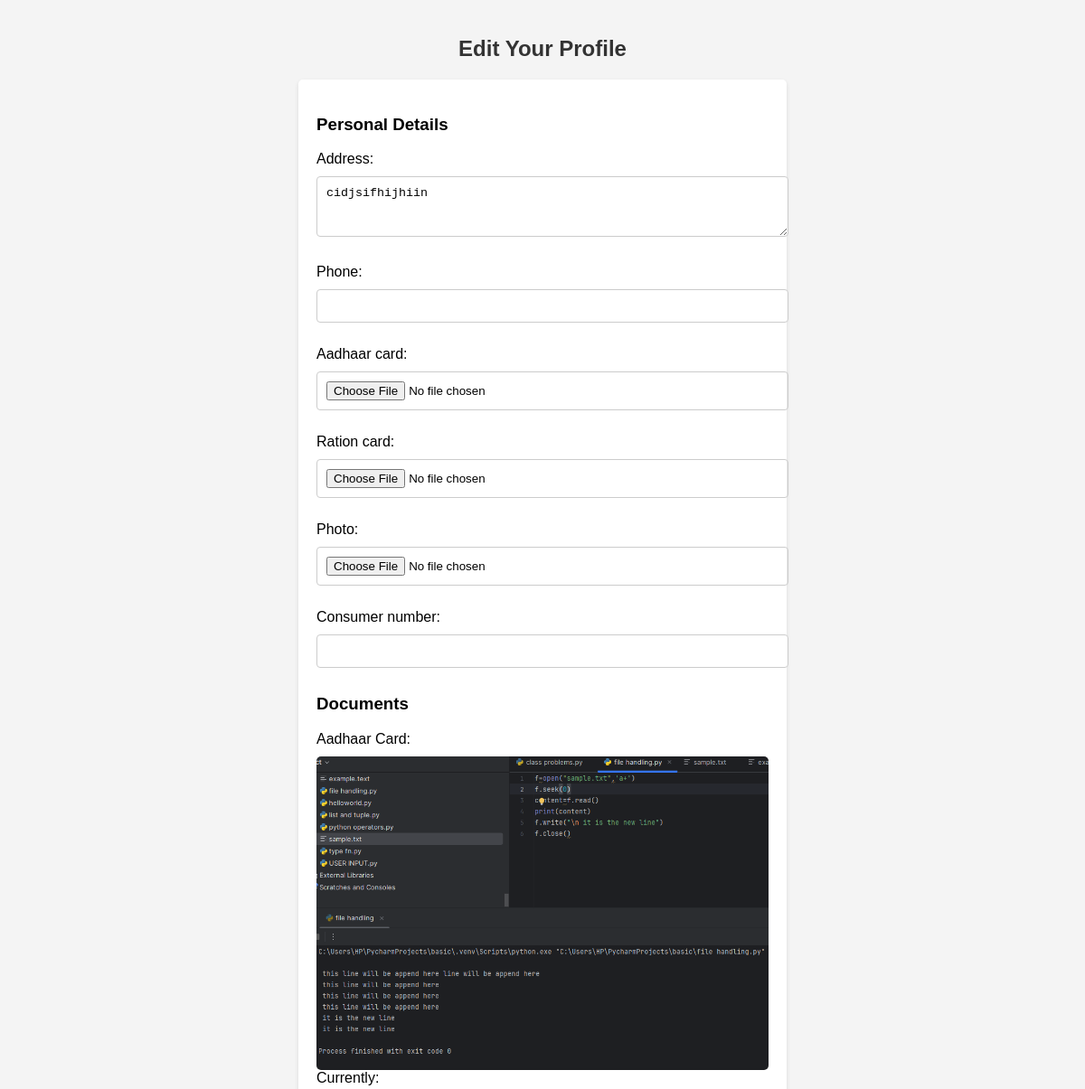
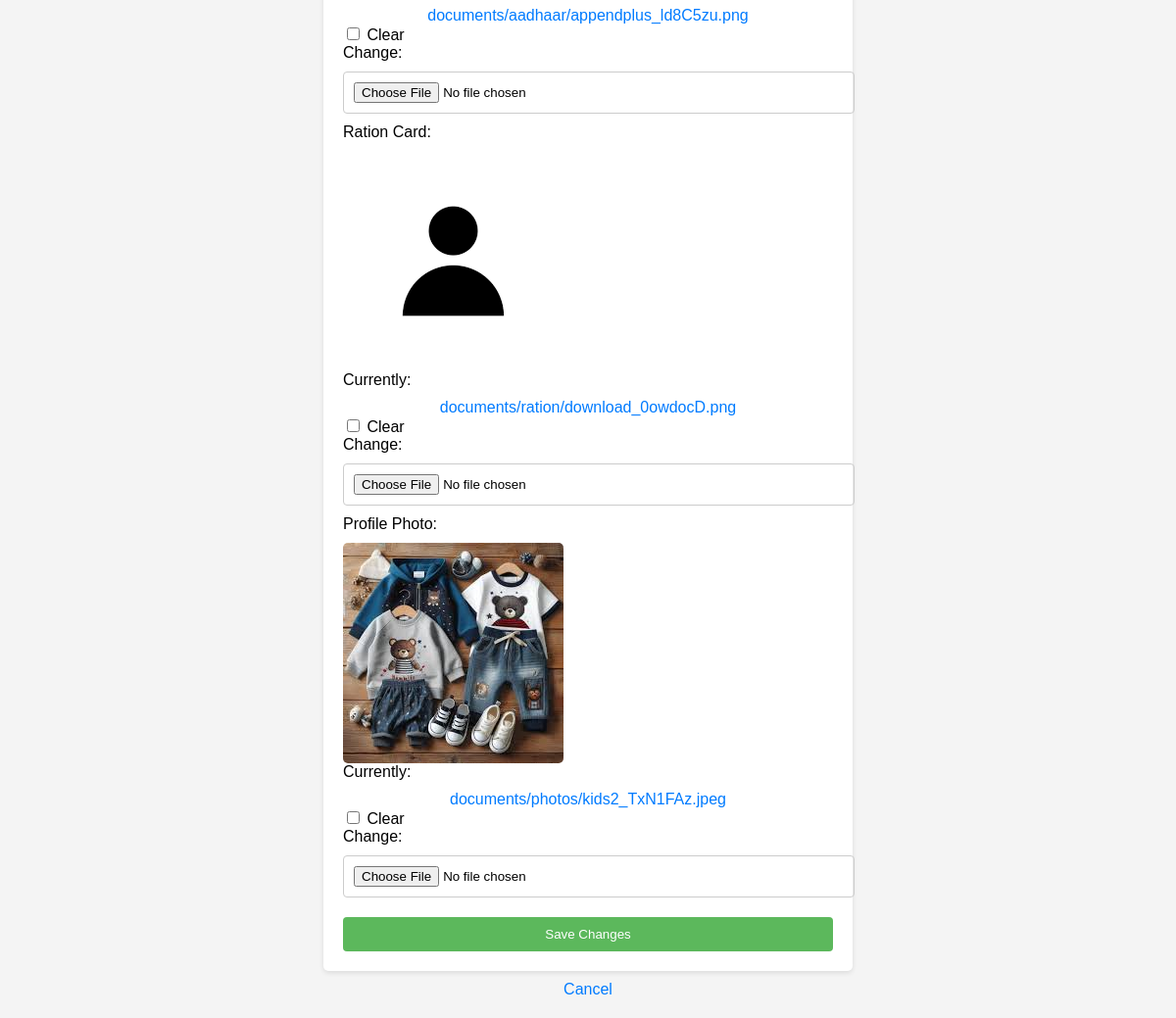
The app's page /profile/edit/ (signed in) with its own data (2 pictures, top to bottom).
### booking/models.py (models this page shows, shortened)
class UserProfile(models.Model):
    user = models.OneToOneField(CustomUser, on_delete=models.CASCADE, related_name='profile')
    address = models.TextField(max_length=255, null=True, blank=True)  # Example additional field
    adhar_number = models.IntegerField(unique=True,null=True,blank=True)

class ConnectionRequest(models.Model):
    STATUS_CHOICES = [
        ('pending', 'Pending'),
        ('approved', 'Approved'),
        ('rejected', 'Rejected'),
    ]
    user = models.ForeignKey(CustomUser, on_delete=models.CASCADE)  # The user requesting the connection
    address = models.CharField(max_length=255)  # Address for connection
    phone = models.CharField(max_length=15)  # Contact number
    status = models.CharField(max_length=10, choices=STATUS_CHOICES, default='pending')  # Request status
    consumer_number = models.CharField(max_length=20, blank=True, null=True)  # Automatically generated consumer number
    rejection_reason = models.TextField(null=True, blank=True)  # Reason for rejection if rejected
    requested_at = models.DateTimeField(default=timezone.now)
    aadhaar_card = models.FileField(upload_to='documents/aadhaar/', null=True, blank=True)
    ration_card = models.FileField(upload_to='documents/ration/', null=True, blank=True)
    photo = models.ImageField(upload_to='documents/photos/', null=True, blank=True)

### booking/views.py (the view)
# urls.py: path('profile/edit/', views.edit_profile, name='edit_profile'),
@login_required
def edit_profile(request):
    user_profile, created = UserProfile.objects.get_or_create(user=request.user)
    connection_request = ConnectionRequest.objects.filter(user=request.user).order_by('-requested_at').first()
    if request.method == 'POST':
        form = UserProfileForm(request.POST, request.FILES, instance=user_profile)
        connection_form = ConnectionRequestForm(request.POST, request.FILES, instance=connection_request)
        if form.is_valid() and connection_form.is_valid():
            form.save()
            connection_form.save()
            messages.success(request, "Your profile has been updated.")
            return redirect('profile_view')
        else:
            messages.error(request, "There was an error updating your profile.")
    else:
        form = UserProfileForm(instance=user_profile)
        connection_form = ConnectionRequestForm(instance=connection_request)
    return render(request, 'edit_profile.html', {'form': form, 'connection_form': connection_form})

### booking/forms.py
class UserProfileForm(forms.ModelForm):
    class Meta:
        model = ConnectionRequest
        fields = ['address','phone','aadhaar_card','ration_card','photo','consumer_number']  # Add any fields that you want to be editable.
        widgets = {
            'address': forms.Textarea(attrs={'cols': 40, 'rows': 3}),
        }

class ConnectionRequestForm(forms.ModelForm):
    class Meta:
        model = ConnectionRequest
        fields = ['address', 'phone', 'aadhaar_card', 'ration_card', 'photo']

### booking/templates/edit_profile.html (shortened to what this page needs)
<!DOCTYPE html>
<html lang="en">
<head>
</head>
<body>
    <h2>Edit Your Profile</h2>
    <form method="POST" enctype="multipart/form-data">
        <h3>Personal Details</h3>
        {{ form.as_p }}
        <h3>Documents</h3>
        <label>Aadhaar Card:</label>
        {% if connection_form.instance.aadhaar_card %}
            <img src="{{ connection_form.instance.aadhaar_card.url }}" alt="Aadhaar Card" class="preview-img">
        {% endif %}
        {{ connection_form.aadhaar_card }}
        <label>Ration Card:</label>
        {% if connection_form.instance.ration_card %}
            <img src="{{ connection_form.instance.ration_card.url }}" alt="Ration Card" class="preview-img">
        {% endif %}
        {{ connection_form.ration_card }}
        <label>Profile Photo:</label>
        {% if connection_form.instance.photo %}
            <img src="{{ connection_form.instance.photo.url }}" alt="Profile Photo" class="preview-img">
        {% endif %}
        {{ connection_form.photo }}
        <button type="submit">Save Changes</button>
    </form>
    <a href="{% url 'profile_view' %}">Cancel</a>
</body>
</html>

### booking/templates/edit_profile.html (style rules this page uses)
body { font-family: Arial, sans-serif; background-color: #f4f4f4; margin: 0; padding: 20px; }
h2 { color: #333; text-align: center; }
form { background: #fff; padding: 20px; border-radius: 5px; box-shadow: 0 2px 5px rgba(0, 0, 0, 0.1); max-width: 500px; margin: 0 auto; }
form input[type="text"], form input[type="file"], form textarea { width: 100%; padding: 10px; margin: 10px 0; border: 1px solid #ccc; border-radius: 4px; }
button { background-color: #5cb85c; color: white; padding: 10px 15px; border: none; border-radius: 4px; cursor: pointer; display: block; width: 100%; margin-top: 10px; }
a { display: block; text-align: center; margin-top: 10px; text-decoration: none; color: #007bff; }
.preview-img { display: block; max-width: 100%; height: auto; margin-top: 10px; border-radius: 5px; }

### records on screen
UserProfile: address "cidjsifhijhiin"
ConnectionRequest: instance.aadhaar_card (picture), instance.ration_card (picture), instance.photo (picture)
